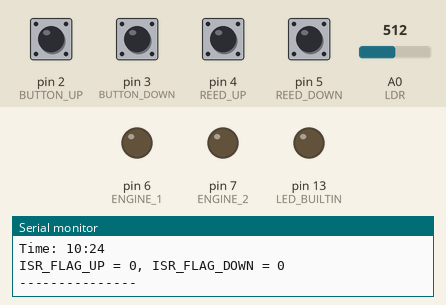
This sketch was run on a simulated Arduino Uno, built with avr-gcc and run on an emulated ATmega328P. Parts: output pins drawn as LEDs (lit = HIGH), the last lines printed to the serial monitor. Dashed ring = blinking. The inputs (shaded band) are chosen by the test bench; at power-on: pin 2 (BUTTON_UP), pin 3 (BUTTON_DOWN), pin 4 (REED_UP), pin 5 (REED_DOWN) HIGH, A0 (LDR) = 512. The local clock reads 2024-03-15 10:24:30 at power-on unless the sketch sets it.

Above: at 3.2 s.
3.3 s: A0 (LDR) set to 761
5.3 s: A0 (LDR) set to 781
At 7.4 s:
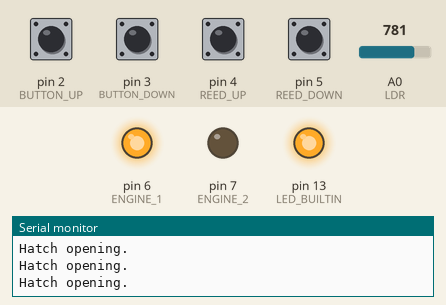
8.2 s: pin 4 (REED_UP) pulled LOW for 1.3 s
At 11.1 s:
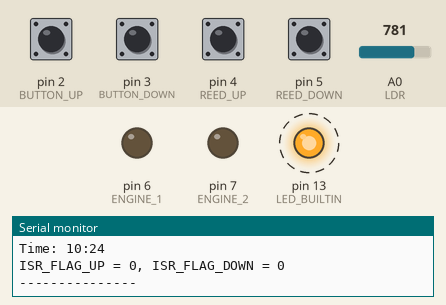
11.2 s: pin 2 (BUTTON_UP) pulled LOW for 1.3 s
At 13.4 s:
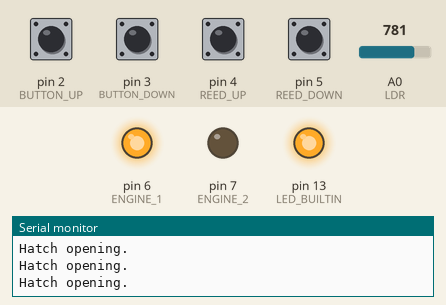
14.0 s: pin 3 (BUTTON_DOWN) pulled LOW for 1.3 s
16.8 s: pin 4 (REED_UP) pulled LOW for 1.3 s
At 20.4 s:
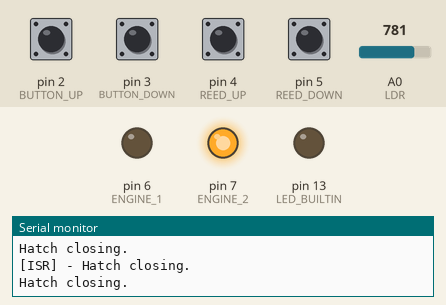
Timing chart, 0 to 21.9 s (numbered marks = the images above; inputs shaded):
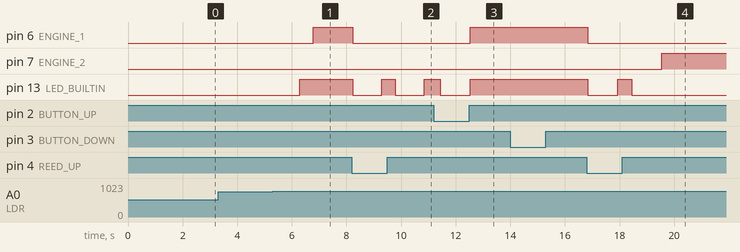

Measured:
- the behaviour switches between 769 and 770 on A0 (LDR) (found by bisection; images 0 and 1)
- after the input at 5.3 s, pin 6 (ENGINE_1): LOW → HIGH after 1.5 s; pin 13 (LED_BUILTIN): LOW → HIGH after 0.99 s
- after the input at 8.2 s, pin 6 (ENGINE_1): HIGH → LOW at once; pin 13 (LED_BUILTIN): alternates HIGH for 0.50 s and LOW for 1.1 s, starting at once
- after the input at 11.2 s, pin 6 (ENGINE_1): LOW → HIGH after 1.3 s instead of 0.14 s; pin 13 (LED_BUILTIN): HIGH → LOW after 0.24 s, → HIGH 1.1 s later
- after the input at 16.8 s, pin 6 (ENGINE_1): HIGH → LOW at once; pin 7 (ENGINE_2): LOW → HIGH after 2.7 s; pin 13 (LED_BUILTIN): HIGH → LOW at once, → HIGH 1.1 s later, → LOW 0.50 s later

The sketch:

AutomatedChickenFlat.ino
```cpp
#include "Wire.h"                    // I2C-Library
#include "DS3231.h"                  // Library V1.0.1 from Rinky-DinkElectronics (http://www.rinkydinkelectronics.com)


DS3231 RTC(SDA, SCL);                // Init for the DS3231-module over the I2C-interface
Time CLOCKTIME;                      // Init time structure


// == BEGIN: Declaration of the variables and constants ==========================

// Threshold LDR
int LDR_TH_MORNING = 770;
int LDR_TH_EVENING = 50;

// Threshold time
int TIME_UP_HRS = 7;
int TIME_UP_MIN = 0;
int TIME_DOWN_HRS = 22;
int TIME_DOWN_MIN = 0;

// Pin allocation
const byte BUTTON_UP = 2;
const byte BUTTON_DOWN = 3;
const byte REED_UP = 4;
const byte REED_DOWN = 5;
const byte ENGINE_1 = 6;
const byte ENGINE_2 = 7;
const int LDR = A0;

// flags
bool REED_STATE_UP = 0;
bool REED_STATE_DOWN = 0;
bool RTC_FLAG = 0;
volatile bool ISR_FLAG_UP = 0;       // keypress up
volatile bool ISR_FLAG_DOWN = 0;     // keypress down

int LDR_VALUE = 1023;

// == END: Declaration of the variables and constants ============================


void setup()
{
  RTC.begin();                                     // Init from RTC-object
  delay(1000);
  //RTC.setTime(15,10,0);                            // Set one initiale time, as long as RTC has its own battery, the time continues automatically

  // init serial monitor
  Serial.begin(9600);

  // define arduino ports
  pinMode(ENGINE_1, OUTPUT);
  pinMode(ENGINE_2, OUTPUT);

  pinMode(REED_UP, INPUT_PULLUP);
  pinMode(REED_DOWN, INPUT_PULLUP);

  pinMode(BUTTON_UP, INPUT_PULLUP);
  pinMode(BUTTON_DOWN, INPUT_PULLUP);

  pinMode(LED_BUILTIN, OUTPUT);

  attachInterrupt(0, INTERRUPT_BUTTON_UP, LOW);
  attachInterrupt(1, INTERRUPT_BUTTON_DOWN, LOW);

  while(!RTC_FLAG)                                 // check until RTC-module is reachable
  {
    Serial.println("Search RTC-Module: ....");
    RTC.getTime();                                 // Reading time from DS3231
    Serial.println("RTC-Module found!");
    RTC_FLAG = 1;
    delay(1000);
  }
}


void loop()
{
  // -- BEGIN: Initial read -------------------------------------------------------------------

  REED_STATE_UP = digitalRead(REED_UP);            // Read the Reed-Contact-Status for UP (1=open or 0=closed)
  REED_STATE_DOWN = digitalRead(REED_DOWN);        // Read the Reed-Contact-Status for DOWN (1=open or 0=closed)

  LDR_VALUE = analogRead(LDR);
  CLOCKTIME = RTC.getTime();

  // -- END: Initial read ---------------------------------------------------------------------


  PRINT_ALL_SERIAL_MONITOR();


  // -- BEGIN: ISR - keypress button  ---------------------------------------------------------

  if (ISR_FLAG_UP == 1)                            // Condition at keypress UP => the set ISR_FLAG_UP
  {
    ISR_FLAG_UP = 0;
    Serial.println("[ISR] - BUTTON_UP is pressed");

    while(REED_STATE_UP)                           // runs until reed-contact-up closes
    {
      ENGINE_UP();
      Serial.println("[ISR] - Hatch opens.");
      REED_STATE_UP = digitalRead(REED_UP);
    }

    ENGINE_STOP();
  }
  else if (ISR_FLAG_DOWN == 1)                     // Condition at keypress DOWN => set ISR_FLAG_DOWN
  {
    ISR_FLAG_DOWN = 0;
    Serial.println("[ISR] - BUTTON_DOWN is pressed");

    while(REED_STATE_DOWN)                         // runs until reed-contact-down closes
    {
      ENGINE_DOWN();
      Serial.println("[ISR] - Hatch closing.");
      REED_STATE_DOWN = digitalRead(REED_DOWN);
    }

    ENGINE_STOP();
  }

  // -- END: ISR - keypress button  -----------------------------------------------------------


  // -- BEGIN: condition open/close depends on LDR or RTC  ------------------------------------

  if((LDR_VALUE >= LDR_TH_MORNING)||(CLOCKTIME.hour == TIME_UP_HRS && CLOCKTIME.min == TIME_UP_MIN))
  {
    FLASH_BUILTIN_LED_ONCE();
    while(REED_STATE_UP)
    {
      ENGINE_UP();
      REED_STATE_UP = digitalRead(REED_UP);          // Reach reed-up-sensor --> value 0 --> while-loop done
      digitalWrite(LED_BUILTIN, HIGH);
    }
    ENGINE_STOP();
    digitalWrite(LED_BUILTIN, LOW);
  }

  if((LDR_VALUE <= LDR_TH_EVENING)||(CLOCKTIME.hour == TIME_DOWN_HRS && CLOCKTIME.min == TIME_DOWN_MIN))
  {
    FLASH_BUILTIN_LED_ONCE();
    while(REED_STATE_DOWN)
    {
      ENGINE_DOWN();
      REED_STATE_DOWN = digitalRead(REED_DOWN);        // Reach reed-down-sensor --> value 0 --> while-loop done
      digitalWrite(LED_BUILTIN, HIGH);
    }
    ENGINE_STOP();
    digitalWrite(LED_BUILTIN, LOW);
  }

  // -- END: condition open/close depends on LDR or RTC  --------------------------------------

  delay(1000);
}


// == BEGIN: Function definitions ================================================

void FLASH_BUILTIN_LED_ONCE()
{
  digitalWrite(LED_BUILTIN, HIGH);
  delay(500);
  digitalWrite(LED_BUILTIN, LOW);
}

void INTERRUPT_BUTTON_UP()
{
  Serial.println("ISR button up called.");
  ISR_FLAG_UP = 1;
}

void INTERRUPT_BUTTON_DOWN()
{
  Serial.println("ISR button down called.");
  ISR_FLAG_DOWN = 1;
}

void ENGINE_UP()
{
  Serial.println("Hatch opening.");
  digitalWrite(ENGINE_1, HIGH);
  digitalWrite(ENGINE_2, LOW);
}

void ENGINE_DOWN()
{
  Serial.println("Hatch closing.");
  digitalWrite(ENGINE_1, LOW);
  digitalWrite(ENGINE_2, HIGH);
}

void ENGINE_STOP()
{
  Serial.println("Engine in stop mode.");
  digitalWrite(ENGINE_1, LOW);
  digitalWrite(ENGINE_2, LOW);
}

void PRINT_ALL_SERIAL_MONITOR()
{
  Serial.println("---------------");
  Serial.print("LDR: ");
  Serial.println(LDR_VALUE);

  Serial.print("ReedUp: ");
  Serial.print(REED_STATE_UP);
  Serial.print(", ReedDown: ");
  Serial.println(REED_STATE_DOWN);

  Serial.print("Time: ");
  Serial.print(CLOCKTIME.hour);
  Serial.print(":");
  Serial.println(CLOCKTIME.min);

  Serial.print("ISR_FLAG_UP = ");
  Serial.print(ISR_FLAG_UP);
  Serial.print(", ISR_FLAG_DOWN = ");
  Serial.println(ISR_FLAG_DOWN);

  Serial.println("---------------");
}

// == END: Function definitions ==================================================
```
